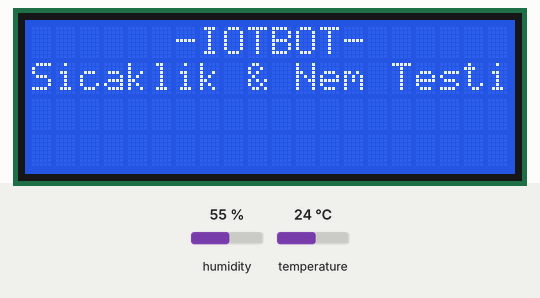
Simulated run of this sketch. Board: Arduino Uno, built with avr-gcc and run on an emulated ATmega328P. On the bench: 20×4 character LCD. The test bench sets the inputs (shaded band); at power-on: humidity 55 %, temperature 24 °C. What the sketch prints to the serial monitor is not drawn.

Above: at 3.3 s.
At 7.4 s:
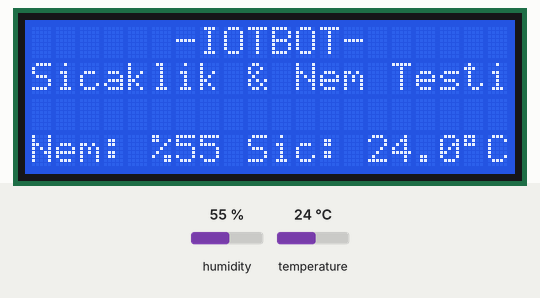
7.5 s: humidity set to 22 %
At 9.7 s:
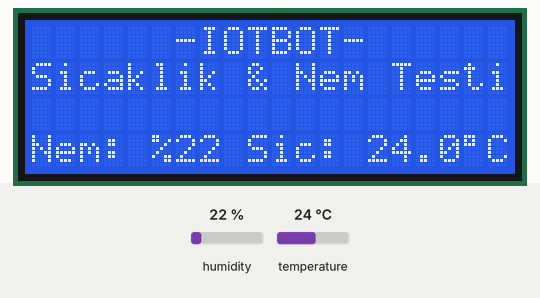
10.1 s: temperature set to 12 °C
At 10.8 s:
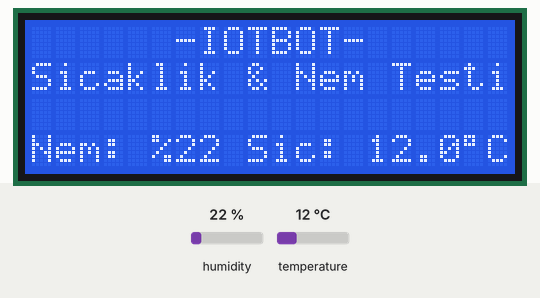
12.7 s: humidity set to 40 %
At 15.3 s:
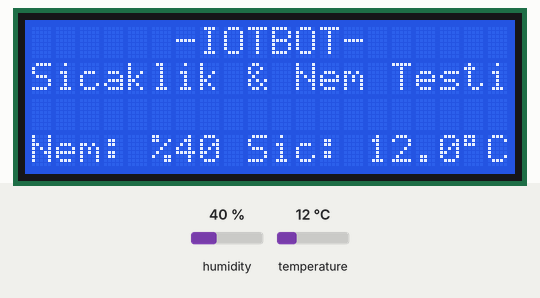
15.9 s: temperature set to 19 °C
Timing chart, 0 to 18.9 s (numbered marks = the images above; inputs shaded):
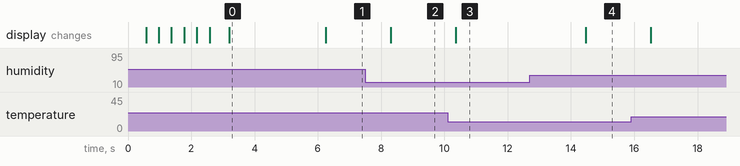

The sketch:

Modulcuk_Sicaklik_Nem.ino
```cpp
/*
                                  ///////////////////////////////////////////////////////
                                  /////////   IoT BOT Test Yazılımları Serisi   /////////
                                  ///////////////////////////////////////////////////////
                                                   DHT11 (Sıcaklık ve Nem Sensörü) MODÜLCÜĞÜ
*/

//---------------------------------------          HADİ KODLAYALIM...       ----------------------------------------------------------------

//---------------------------------------   // İLK TANIMLAMALAR VE KÜTÜPHANE EKLEME   ------------------------------------------------------

#define UYGULAMA "Sicaklik & Nem Testi"

int i = 0;                                            // Gidip gelen yazının animasyonu için oluşturulan değişken.

#include <Wire.h>                                     // I2C iletişim protokolünü kullanabilmek için gerekli kütüphaneyi ekliyoruz.
#include <LiquidCrystal_I2C.h>                        // LCD ekran için gerekli olan kütüphaneyi ekliyoruz.
LiquidCrystal_I2C lcd(0x27, 20, 4);                   // LCD ekranımızın özelliklerini giriyoruz.
                                                      // Bizim ekranımız 20 satır, 4 sütun karakter destekliyor.

#include "DHT.h"                            // DHT kütüphanemizi tanımladık.
DHT dht(27, DHT11);                         // Uygun olan 25 - 26 - 27 - 32 - 33 numaralı pinlerden birini seçiyoruz.

float NEM;                                  //
float SICAKLIK_C;                           // Modülcükten aldığımız bütün verilere FLOAT veri tipini atadık.
float SICAKLIK_F;                           // Bu veri tipi, diğer veri tiplerine göre daha fazla yer kaplasa da,
float ISI_INDEKS_C;                         // üzerinde en fazla bilgiyi tutabilen veri tipidir.
float ISI_INDEKS_F;                         //

//---------------------------------------   // SADECE İLK AÇILIŞTA BİR KERE ÇALIŞACAK KISIM   ---------------------------------------------

void setup()
{
  Serial.begin(115200);                               // Seri haberleşmeyi "115200" bandında başlattık.
  lcd.init();                                         // LCD ekranı başlatma komutu gönderiyoruz.
  lcd.backlight();                                    // LCD ekranın arka plan aydınlatma ışığını açıyoruz.

  giris_animasyon();

  Serial.println("     IoT BOT    ");                 // Seri ekrana bilgilendirme mesajı gönderdik.
  Serial.println(UYGULAMA);

  dht.begin();                              // Sensörümüzü çalıştırma komutu veriyoruz.
  delay(2000);                              // İlk açılışta sensörün ölçüm yapabilmesi için 2 saniye bekletme komutu verdik.

}

//---------------------------------------   // SÜREKLİ ÇALIŞACAK DÖNGÜ İÇİNDEKİ KISIM   ---------------------------------------------------

void loop()
{
  NEM        = dht.readHumidity();          // Nem değerini ölçmek için komut yolladık.
  SICAKLIK_C = dht.readTemperature();       // Sıcaklık değerini Santigrat  cinsinden ölçmek için komut yolladık.
  SICAKLIK_F = dht.readTemperature(true);   // Sıcaklık değerini Fahrenheit cinsinden ölçmek için komut yolladık.

  if (isnan(NEM) || isnan(SICAKLIK_C) || isnan(SICAKLIK_F))     // Ölçülen değerleri kontrol ediyoruz. Eğer sensörde
  {                                                             // hata var ise bize bunu seri ekranda bildirme komutu veriyoruz.
    Serial.println("Sensör Okuma Hatası!");                     // Seri ekrana bilgilendirme mesajı gönderdik.
    lcd.setCursor(0, 3);
    lcd.print("Sensor Okuma Hatasi!");
    return;                                                     // Bir defa uyarı gönderdikten sonra tekrar baştan başlama komutu verdik.
  }

  ISI_INDEKS_F = dht.computeHeatIndex(SICAKLIK_F, NEM);         // Ortamdaki nem ve sıcaklığa göre, Fahrenheit cinsinden ısı indeksini hesaplıyoruz.
  ISI_INDEKS_C = dht.computeHeatIndex(SICAKLIK_C, NEM, false);  // Ortamdaki nem ve sıcaklığa göre, Santigrat  cinsinden ısı indeksini hesaplıyoruz.

  Serial.print(" Nem: ");                     //
  Serial.print(NEM);                          //
  Serial.print("%  Sıcaklık: ");              //
  Serial.print(SICAKLIK_C);                   //
  Serial.print("°C / ");                      // Sensörden aldığımız bütün verileri
  Serial.print(SICAKLIK_F);                   //
  Serial.print("°F ");                        // seri ekrana bilgilendirme mesajı olarak gönderdik.
  Serial.print("  Isı İndeksi: ");            //
  Serial.print(ISI_INDEKS_C);                 //
  Serial.print("°C / ");                      //
  Serial.print(ISI_INDEKS_F);                 //
  Serial.println("°F ");                      //

  lcd.setCursor(0, 3);
  lcd.print("Nem: %");
  lcd.print(NEM);
  lcd.setCursor(8, 3);
  lcd.print(" ");
  lcd.setCursor(9, 3);
  lcd.print("Sic: ");
  lcd.print(SICAKLIK_C);
  lcd.setCursor(18, 3);
  lcd.print((char)223);
  lcd.print("C");

  delay(2000);                                // Daha kesin bir ölçüm yapabilmek için,
                                              // her okumadan sonra saniyenin onda biri kadar
                                              // bekleme süresi ekledik.


}


void giris_animasyon()                               // Giriş animasyonunu hazırlıyoruz.
{
  lcd.clear();
  delay(500);
  lcd.setCursor(7, 0);
  lcd.print("I");
  delay(400);
  lcd.setCursor(8, 0);
  lcd.print("O");
  delay(400);
  lcd.setCursor(9, 0);
  lcd.print("T");
  delay(400);
  lcd.setCursor(10, 0);
  lcd.print("B");
  delay(400);
  lcd.setCursor(11, 0);
  lcd.print("O");
  delay(400);
  lcd.setCursor(12, 0);
  lcd.print("T");
  delay(600);

  lcd.setCursor(6, 0);
  lcd.print("-");
  lcd.setCursor(13, 0);
  lcd.print("-");

  lcd.setCursor(0, 1);
  lcd.print(UYGULAMA);
  delay(1000);
}

void yan_son_yazi()                                    // Yanıp sönen bilgilendirme mesajını hazırlıyoruz.
{
  lcd.setCursor(1, 2);                                // İmleci, yazmak istediğimiz koordinata yönlendiriyoruz.
    lcd.print("                     ");               // Ekranda yazmasını istediğimiz yazıları yolluyoruz.
    i = i + 1;
    if (i < 15)
    {
      lcd.setCursor(1, 3);                            // İmleci, yazmak istediğimiz koordinata yönlendiriyoruz.
      lcd.print("Bir Tusa Basiniz..");                // Ekranda yazmasını istediğimiz yazıları yolluyoruz.
    }
    if (i >= 15)
    {
      lcd.setCursor(1, 3);                            // İmleci, yazmak istediğimiz koordinata yönlendiriyoruz.
      lcd.print("                     ");             // Ekranda yazmasını istediğimiz yazıları yolluyoruz.
    }
    if (i == 30)
    {
      i = 0;
    }
}
```

Measured:
- after the input at 7.5 s, the display: changes after 0.81 s (image 2)
- after the input at 10.1 s, the display: changes after 0.26 s (image 3)
- after the input at 12.7 s, the display: changes after 1.8 s (image 4)
- what the display in image 0 shows lasts 3.1 s, from 3.2 s to 6.3 s
